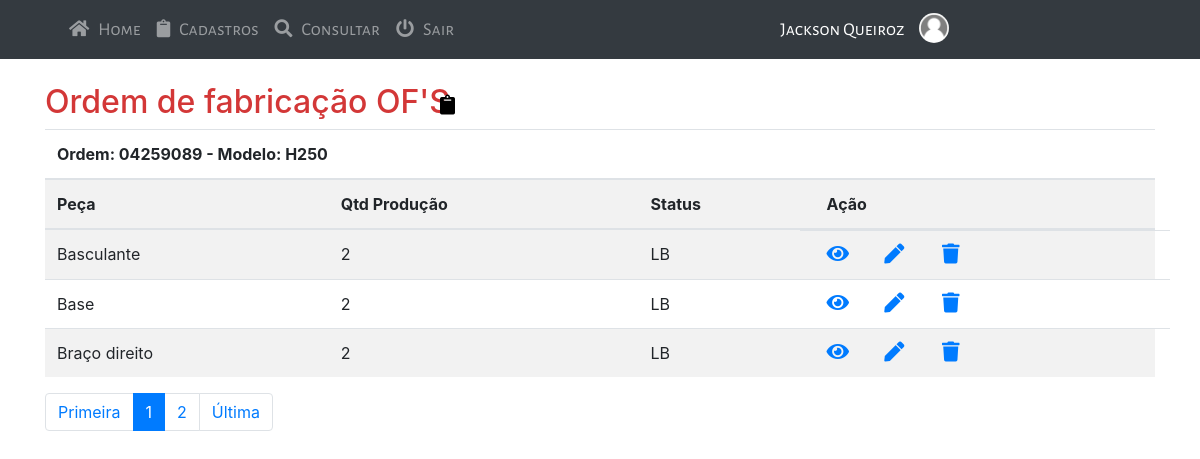
The app's page /sistema-gestor/paginas/peca-ordem.php (signed in) with its own data.
### tables this page shows
CREATE TABLE `ordem_producao` (
  `id` int(11) NOT NULL,
  `id_modelo` int(11) NOT NULL,
  `motivo` text NOT NULL,
  `qtd_itens` int(11) NOT NULL,
  `codigo` varchar(220) NOT NULL,
  `data_inicio` date DEFAULT current_timestamp(),
  `created` datetime NOT NULL DEFAULT current_timestamp(),
  `modifield` datetime DEFAULT NULL,
  `usuario` varchar(220) NOT NULL
);

CREATE TABLE `produtos` (
  `id` int(11) NOT NULL,
  `nome` varchar(220) NOT NULL,
  `descricao` text DEFAULT NULL,
  `dim_retangular` varchar(220) DEFAULT NULL,
  `dim_quadrado` varchar(220) DEFAULT NULL,
  `dim_redondo` varchar(220) DEFAULT NULL,
  `peso` varchar(220) DEFAULT NULL,
  `img` varchar(220) DEFAULT NULL
);

CREATE TABLE `inserir_ordem` (
  `id` int(11) NOT NULL,
  `id_ordem` int(11) NOT NULL,
  `id_peca` int(11) NOT NULL,
  `qtd` int(11) NOT NULL,
  `status` varchar(5) DEFAULT 'LB',
  `created` date NOT NULL DEFAULT current_timestamp(),
  `modifield` date DEFAULT NULL,
  `usuario` varchar(220) DEFAULT NULL
);

CREATE TABLE `peca` (
  `id` int(11) NOT NULL,
  `nome` varchar(220) NOT NULL,
  `descricao` text NOT NULL,
  `id_grupo` int(11) NOT NULL,
  `id_modelo` int(11) NOT NULL,
  `codigo` varchar(220) DEFAULT NULL,
  `estoque_atual` int(11) DEFAULT NULL,
  `estoque_minimo` int(11) DEFAULT NULL,
  `usuario` varchar(220) DEFAULT NULL,
  `createad` datetime DEFAULT current_timestamp(),
  `modifield` datetime DEFAULT NULL
);

### sistema-gestor/paginas/peca-ordem.php (the view, shortened to what this page needs)
<?php
$id_ordem = filter_input(INPUT_GET, "id_ordem", FILTER_SANITIZE_NUMBER_INT);
include_once './include/head.php';
?>
</head>
<?php
include_once './include/menu.php';
?>
<div class="container py-4">
	<header class="pb-3 mb-4">
		<div class="row">
			<div class="col-md-5">
			<h2>Ordem de fabricação OF'S</h2>
			</div>
			<div class="col-md-3 list-icon">
				<a href="<?php echo URL ?>inserir-ordem"><i class="fa fa-clipboard"></i></a>
			</div>
		</div>
    <?php
					$query_ordem = "SELECT ordem.id AS id_ordem,
                          ordem.codigo,
                          modelo.nome AS modelo
                  FROM ordem_producao AS ordem
                  INNER JOIN produtos AS modelo ON modelo.id=ordem.id_modelo";
					$result_ordem = $conn->prepare($query_ordem);
					$result_ordem->execute();
					$row_ordem = $result_ordem->fetch(PDO::FETCH_ASSOC);
					extract($row_ordem);
    ?>
    <table class="table table-striped">
            <thead>
              <tr>
              	<th colspan="4">Ordem: <?php echo $codigo ?> - Modelo: <?php echo $modelo ?></th>
              </tr>
            </thead>
              		<tr>
              			<th scope="col">Peça</th>
                		<th scope="col">Qtd Produção</th>
                		<th scope="col">Status</th>
                		<th colspan>Ação</th>
              		</tr>
            <tbody>
    <?php
    $pagina_atual = filter_input(INPUT_GET, "page", FILTER_SANITIZE_NUMBER_INT);
    $pagina = (!empty($pagina_atual)) ? $pagina_atual : 1;
    $limite_resultado = 3;
    $inicio = ($limite_resultado * $pagina) - $limite_resultado;
    $query_reg = "SELECT inserir_ordem.id_ordem,
                            ordem.codigo AS ordem,
                            peca.nome AS peca,
                            inserir_ordem.id_peca,
                            inserir_ordem.qtd,
                            inserir_ordem.status
                FROM inserir_ordem AS inserir_ordem
                INNER JOIN peca AS peca ON peca.id=inserir_ordem.id_peca
                INNER JOIN ordem_producao AS ordem ON ordem.id=inserir_ordem.id_ordem LIMIT $inicio, $limite_resultado";
    $result_reg = $conn->prepare($query_reg);
    $result_reg->execute();
		if (($result_reg) AND ($result_reg->rowCount() != 0)) {
			while ($row_reg = $result_reg->fetch(PDO::FETCH_ASSOC)) {
				extract($row_reg)
				?>
              <tr>
              	<td><?php echo $peca ?></td>
                <td><?php echo $qtd ?></td>
                <td><?php echo $status ?></td>
                <td class="row">
                	<div class="col-2 action-icon">
                		<a href="<?php echo URL . 'fabricacao?id_ordem=' . $id_ordem . '&id_peca=' . $id_peca?>"><i class="fa fa-eye"></i></a>
                		</div>
                	<div class="col-2 action-icon">
                		<a href="<?php echo URL . 'editar-item?id_material=' . $id_ordem?>"><i class="fa fa-pen"></i></a>
                		</div>
                		<div class="col-2 action-icon">
                			<a onclick="apagarRegistro(<?php echo $id ?>)" href="<?php echo URL . 'excluir-item?id_material=' . $id_item ?>"><i class="fa fa-trash"></i></a>
                		</div>
                </td>
                </tr>
        <?php
			}
		}else{
			echo $_SESSION['msg'] = "<div class='alert alert-danger' id='msg-success' role='alert'><i class='fa fa-circle-x' style='font-size:25px;color:red'></i><div class='alerta-erro'>Nenhum Registro encontrado!</div></div>";
		}
	?>
	</tbody>
		</table>
		<?php
			$query_qnt_resgistros = "SELECT count(id) AS num_result FROM inserir_ordem";
			$result_qnt_registros = $conn ->prepare($query_qnt_resgistros);
			$result_qnt_registros->execute();
			$row_qnt_registros = $result_qnt_registros->fetch(PDO::FETCH_ASSOC);
			$qnt_pagina = ceil($row_qnt_registros['num_result'] / $limite_resultado);
			$maximo_link = 2;
	?>
	<nav aria-label="...">
  <ul class="pagination">
    <li class="page-item">
      <?php echo "<a class='page-link' href='peca-ordem?page=1'>Primeira</a> "; ?>
    </li>
    <?php for ($pagina_anterior = $pagina - $maximo_link; $pagina_anterior <= $pagina -1 ; $pagina_anterior++) { ?>
    <li class="page-item">
    	<?php
			}
			?>
    </li>
    <li class="page-item active">
      <a class="page-link" href="#"><?php echo "$pagina"; ?> <span class="sr-only">(atual)</span></a>
    </li>
    <?php
    	for ($proxima_pagina = $pagina + 1; $proxima_pagina <= $pagina + $maximo_link; $proxima_pagina++) {?>
		<li class="page-item">
    		<?php
							if($proxima_pagina <= $qnt_pagina){
								echo "<a class='page-link' href='peca-ordem?page=$proxima_pagina'> $proxima_pagina </a> ";
							}
			}
    ?>
   </li>
    <li class="page-item">
      <?php echo "<a class='page-link' href='peca-ordem?page=$qnt_pagina'>Última</a> "; ?>
    </li>
  </ul>
</nav>
<?php
include_once './include/footer.php';
?>

### sistema-gestor/assets/css/style.css (style rules this page uses)
h2 { color: #d33737; }
.list-icon i { text-decoration: none; color: #000; margin-top: 12px; margin-left: -80px; font-size: 20px; }
.action-icon i { font-size: 20px; }

### records on screen
ordem_producao: codigo "04259089", produtos.nome "H250"
inserir_ordem: id_peca.nome "Basculante", qtd "2", status "LB"
inserir_ordem: id_peca.nome "Base", qtd "2", status "LB"
inserir_ordem: id_peca.nome "Braço direito", qtd "2", status "LB"

### other values on screen
$_SESSION['nome'] "Jackson Queiroz"
$pagina "1"
